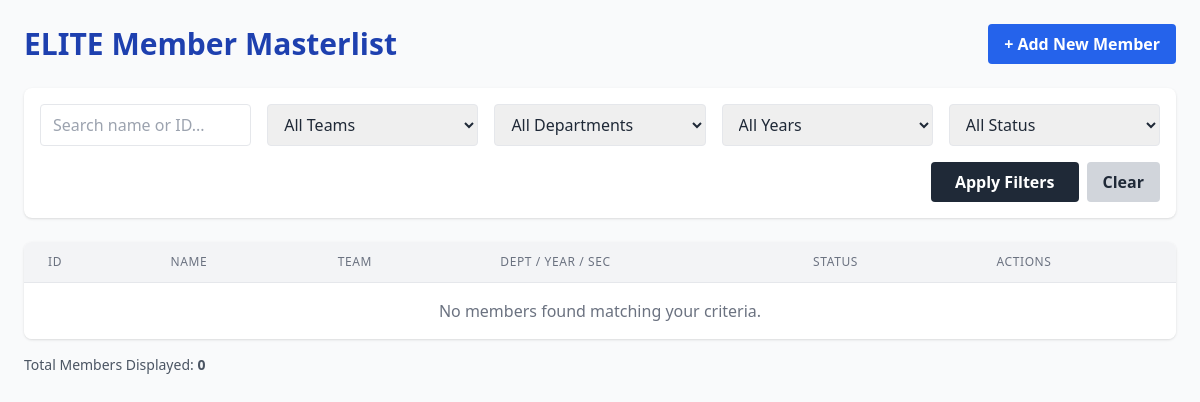
Page /members/?team=14 on the earlier database version.
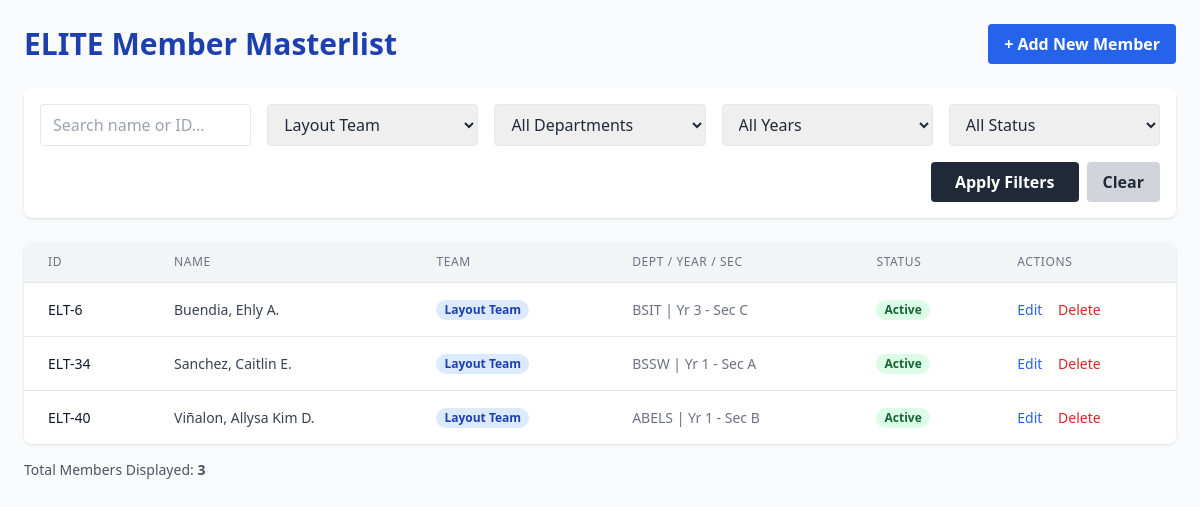
Same page on the later database version.
### core/models.py (models this page shows, shortened)
class Member(models.Model):
    STATUS_CHOICES = [
        ('Active', 'Active'),
        ('Inactive', 'Inactive'),
    ]
    member_id = models.CharField(max_length=20, unique=True) # e.g., ELT-001
    first_name = models.CharField(max_length=100)
    last_name = models.CharField(max_length=100)
    department = models.CharField(max_length=100)
    year_level = models.IntegerField()
    section = models.CharField(max_length=10)
    team = models.ForeignKey(Team, on_delete=models.PROTECT) # Protect prevents deleting a team if it has members
    status = models.CharField(max_length=20, choices=STATUS_CHOICES, default='Active')
    date_joined = models.DateField(auto_now_add=True)

class Team(models.Model):
    name = models.CharField(max_length=100, unique=True)

### core/views.py (the view)
# urls.py: path('members/', views.member_list, name='member_list'),
def member_list(request):
    members = Member.objects.all().select_related('team').order_by('last_name')
    team_id = request.GET.get('team')
    department = request.GET.get('department')
    year_level = request.GET.get('year_level')
    status = request.GET.get('status')
    search_query = request.GET.get('search')
    if team_id: members = members.filter(team_id=team_id)
    if department: members = members.filter(department__icontains=department)
    if year_level: members = members.filter(year_level=year_level)
    if status: members = members.filter(status=status)
    if search_query:
        members = members.filter(
            Q(first_name__icontains=search_query) |
            Q(last_name__icontains=search_query) |
            Q(member_id__icontains=search_query)
        )
    teams = Team.objects.all()
    departments = Member.objects.values_list('department', flat=True).distinct().order_by('department')
    years = Member.objects.values_list('year_level', flat=True).distinct().order_by('year_level')
    context = {
        'members': members, 'teams': teams, 'departments': departments, 'years': years,
    }
    return render(request, 'core/member_list.html', context)

### core/templates/core/member_list.html (shortened to what this page needs)
<!DOCTYPE html>
<html lang="en">
<head>
    <script src="https://cdn.tailwindcss.com"></script>
</head>
<body class="bg-gray-50 text-gray-800">
    <div class="max-w-7xl mx-auto p-6">
        <div class="flex justify-between items-center mb-6">
            <h1 class="text-3xl font-bold text-blue-800">ELITE Member Masterlist</h1>
            <a href="{% url 'member_create' %}" class="bg-blue-600 hover:bg-blue-700 text-white font-bold py-2 px-4 rounded">
                + Add New Member
            </a>
        </div>
        <form method="GET" action="{% url 'member_list' %}" class="bg-white p-4 rounded-lg shadow mb-6 grid grid-cols-1 md:grid-cols-5 gap-4">
            <input type="text" name="search" placeholder="Search name or ID..." value="{{ request.GET.search }}"
                   class="border rounded px-3 py-2 focus:outline-none focus:ring-2 focus:ring-blue-500">
            <select name="team" class="border rounded px-3 py-2">
                <option value="">All Teams</option>
                {% for team in teams %}
                    <option value="{{ team.id }}" {% if request.GET.team == team.id|stringformat:"s" %}selected{% endif %}>{{ team.name }}</option>
                {% endfor %}
            </select>
            <select name="department" class="border rounded px-3 py-2">
                <option value="">All Departments</option>
            </select>
            <select name="year_level" class="border rounded px-3 py-2">
                <option value="">All Years</option>
            </select>
            <select name="status" class="border rounded px-3 py-2">
                <option value="">All Status</option>
            </select>
            <div class="md:col-span-5 flex justify-end">
                <button type="submit" class="bg-gray-800 hover:bg-gray-900 text-white font-bold py-2 px-6 rounded">
                    Apply Filters
                </button>
                <a href="{% url 'member_list' %}" class="ml-2 bg-gray-300 hover:bg-gray-400 text-gray-800 font-bold py-2 px-4 rounded">
                    Clear
                </a>
            </div>
        </form>
        <div class="bg-white rounded-lg shadow overflow-x-auto">
            <table class="min-w-full divide-y divide-gray-200">
                <thead class="bg-gray-100">
                    <tr>
                        <th class="px-6 py-3 text-left text-xs font-medium text-gray-500 uppercase tracking-wider">ID</th>
                        <th class="px-6 py-3 text-left text-xs font-medium text-gray-500 uppercase tracking-wider">Name</th>
                        <th class="px-6 py-3 text-left text-xs font-medium text-gray-500 uppercase tracking-wider">Team</th>
                        <th class="px-6 py-3 text-left text-xs font-medium text-gray-500 uppercase tracking-wider">Dept / Year / Sec</th>
                        <th class="px-6 py-3 text-left text-xs font-medium text-gray-500 uppercase tracking-wider">Status</th>
                        <th class="px-6 py-3 text-left text-xs font-medium text-gray-500 uppercase tracking-wider">Actions</th>
                    </tr>
                </thead>
                <tbody class="bg-white divide-y divide-gray-200">
                    {% for member in members %}
                    <tr class="hover:bg-gray-50">
                        <td class="px-6 py-4 whitespace-nowrap text-sm font-medium text-gray-900">{{ member.member_id }}</td>
                        <td class="px-6 py-4 whitespace-nowrap text-sm text-gray-700">{{ member.last_name }}, {{ member.first_name }}</td>
                        <td class="px-6 py-4 whitespace-nowrap text-sm text-gray-700">
                            <span class="px-2 inline-flex text-xs leading-5 font-semibold rounded-full bg-blue-100 text-blue-800">
                                {{ member.team.name }}
                            </span>
                        </td>
                        <td class="px-6 py-4 whitespace-nowrap text-sm text-gray-500">
                            {{ member.department }} | Yr {{ member.year_level }} - Sec {{ member.section }}
                        </td>
                        <td class="px-6 py-4 whitespace-nowrap text-sm">
                            {% if member.status == 'Active' %}
                                <span class="px-2 inline-flex text-xs leading-5 font-semibold rounded-full bg-green-100 text-green-800">Active</span>
                            {% else %}
                                <span class="px-2 inline-flex text-xs leading-5 font-semibold rounded-full bg-red-100 text-red-800">Inactive</span>
                            {% endif %}
                        </td>
                        <td class="px-6 py-4 whitespace-nowrap text-sm font-medium">
                            <a href="{% url 'member_update' member.pk %}" class="text-blue-600 hover:text-blue-900 mr-3">Edit</a>
                            <a href="{% url 'member_delete' member.pk %}" class="text-red-600 hover:text-red-900" onclick="return confirm('Are you sure you want to delete this member?');">Delete</a>
                        </td>
                    </tr>
                    {% empty %}
                    <tr>
                        <td colspan="6" class="px-6 py-4 text-center text-gray-500">No members found matching your criteria.</td>
                    </tr>
                    {% endfor %}
                </tbody>
            </table>
        </div>
        <div class="mt-4 text-sm text-gray-600">
            Total Members Displayed: <strong>{{ members.count }}</strong>
        </div>
    </div>
</body>
</html>

Differences in the rows shown:
added Member: member_id "ELT-6", last_name "Buendia", first_name "Ehly A.", team.name "Layout Team", department "BSIT", year_level "3", section "C", status "Active"
added Member: member_id "ELT-34", last_name "Sanchez", first_name "Caitlin E.", team.name "Layout Team", department "BSSW", year_level "1", section "A", status "Active"
added Member: member_id "ELT-40", last_name "Viñalon", first_name "Allysa Kim D.", team.name "Layout Team", department "ABELS", year_level "1", section "B", status "Active"
Other differences:
form field team: "All Teams" → "Layout Team"
{{ members.count }}: "0" → "3"
text no longer shown: "No members found matching your criteria."
